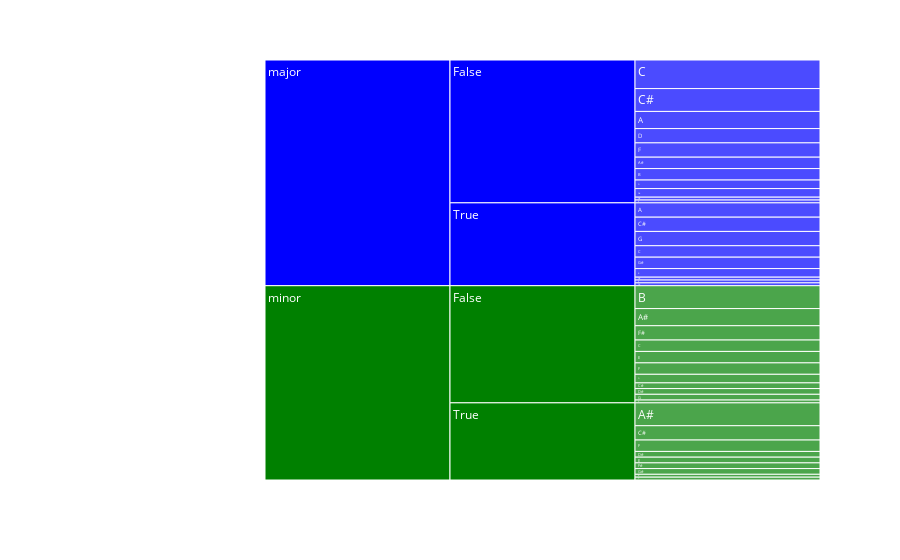

The notebook cell this image was saved under:
### Code cell
# Index(['Unnamed: 0', 'artist', 'explicit', 'name', 'album', 'popularity',
#        'acousticness', 'danceability', 'duration', 'energy',
#        'instrumentalness', 'key', 'liveness', 'loudness', 'mode',
#        'speechiness', 'time_signature', 'valence', 'tempo', 'id', 'query'],
#       dtype='object')
df['count'] = 1
fig = px.icicle(df, path=['mode', 'explicit','key'], values='count', color_discrete_sequence=['blue', 'green'])
fig.show()

### Figure 1 — Plotly figure (JSON) as saved in the notebook; plotly's stock layout.template omitted (floating-point values rounded to 4 significant figures)
{"data": [{"branchvalues": "total", "domain": {"x": [0, 1], "y": [0, 1]}, "hovertemplate": "labels=%{label}<br>count=%{value}<br>parent=%{parent}<br>id=%{id}<extra></extra>", "ids": ["major/False/A", "minor/False/A", "major/True/A", "major/False/A#", "minor/False/A#", "minor/True/A#", "major/False/B", "minor/False/B", "major/True/B", "minor/True/B", "major/False/C", "minor/False/C", "major/True/C", "minor/True/C", "major/False/C#", "minor/False/C#", "major/True/C#", "minor/True/C#", "major/False/D", "minor/False/D", "major/False/D#", "minor/False/D#", "major/True/D#", "minor/True/D#", "major/False/E", "minor/False/E", "major/True/E", "minor/True/E", "major/False/F", "minor/False/F", "minor/True/F", "minor/False/F#", "major/True/F#", "minor/True/F#", "major/False/G", "minor/False/G", "major/True/G", "major/False/G#", "major/True/G#", "minor/True/G#", "major/False", "minor/False", "major/True", "minor/True", "major", "minor"], "labels": ["A", "A", "A", "A#", "A#", "A#", "B", "B", "B", "B", "C", "C", "C", "C", "C#", "C#", "C#", "C#", "D", "D", "D#", "D#", "D#", "D#", "E", "E", "E", "E", "F", "F", "F", "F#", "F#", "F#", "G", "G", "G", "G#", "G#", "G#", "False", "False", "True", "True", "major", "minor"], "name": "", "parents": ["major/False", "minor/False", "major/True", "major/False", "minor/False", "minor/True", "major/False", "minor/False", "major/True", "minor/True", "major/False", "minor/False", "major/True", "minor/True", "major/False", "minor/False", "major/True", "minor/True", "major/False", "minor/False", "major/False", "minor/False", "major/True", "minor/True", "major/False", "minor/False", "major/True", "minor/True", "major/False", "minor/False", "minor/True", "minor/False", "major/True", "minor/True", "major/False", "minor/False", "major/True", "major/False", "major/True", "minor/True", "major", "minor", "major", "minor", "", ""], "type": "icicle", "values": [6, 1, 5, 4, 6, 8, 4, 8, 3, 1, 10, 4, 4, 1, 8, 2, 5, 5, 5, 3, 1, 2, 1, 2, 1, 4, 1, 2, 5, 4, 4, 5, 1, 2, 3, 2, 5, 3, 4, 2, 50, 41, 29, 27, 79, 68]}], "layout": {"iciclecolorway": ["blue", "green"], "legend": {"tracegroupgap": 0}, "margin": {"t": 60}}}
